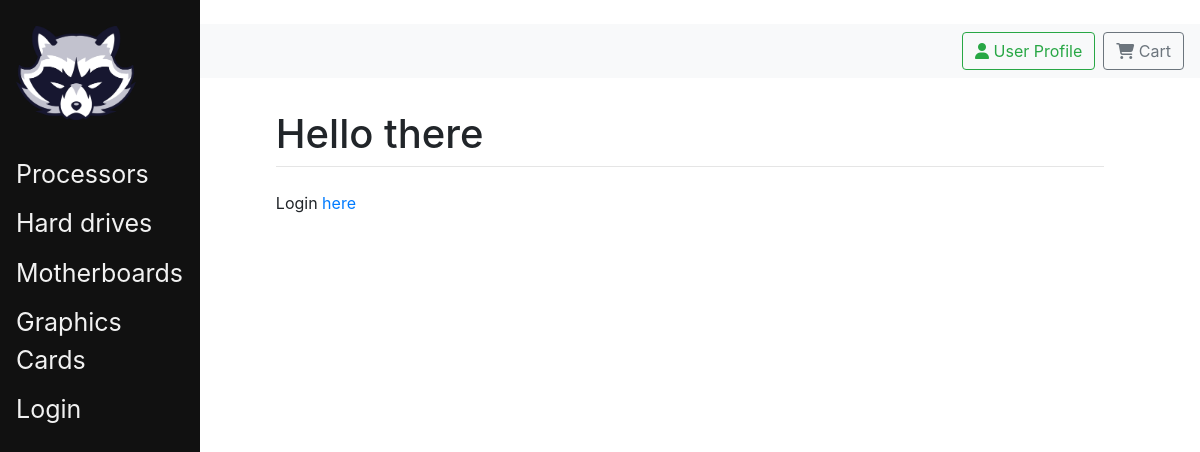
The page / on the database its author committed.
### mainApp/models.py (models this page shows)
class Category(models.Model):
    name = models.CharField(max_length=200)
    def __str__(self):
        return self.name

### mainApp/views.py (the view)
# urls.py: path('', views.home, name="home"),
def home(response):
    return render(response, "mainApp/home.html", {"categories": categories})

### mainApp/models.py (called while the page is built)
    def __str__(self):
        return self.name

### mainApp/templates/mainApp/home.html (shortened to what this page needs)
{% extends 'mainApp/base.html' %}

### mainApp/templates/mainApp/sidebar.html (shortened to what this page needs)
{% load static %}
<div class="container-fluid">
    <div class="row">
        <div class="col-lg-3 col-md-4">
            <div class="sidenav">
                <a href="/">
                    <img src="{% static 'media/images/logo.png' %}" alt="" class="sidebar-image">
                </a>
                <br>
                <ul>
                    {% if categories %}
                        {%  for cat in categories %}
                            {% if cat.subcategory_set.all %}
                                 <li class="nav-item">
                                    <a href="#" data-toggle="collapse" data-target="#createMenu{{ cat.pk }}">{{ cat }}</a>
                                 </li>
                            {% else %}
                                <li class="nav-item">
                                    <a class="nav-link" href="/category/{{ cat.pk }}">{{ cat }}</a>
                                </li>
                            {% endif %}
                        {% endfor %}
                    {% endif %}
                    <li class="nav-item">
                        {% if user.is_authenticated %}
                            <a class="nav-link" href="/logout">Logout</a>
                        {% else %}
                            <a class="nav-link" href="/login">Login</a>
                        {% endif %}
                    </li>
                </ul>
            </div>
        </div>
    </div>
</div>

### mainApp/static/mainApp/base.css (style rules this page uses)
.sidenav { height:100%; width:200px; position: fixed; z-index: 1; top: 0; left: 0; background-color: #111; overflow-x: hidden; padding-top: 20px; }
.sidenav a { padding: 6px 8px 6px 16px; text-decoration: none; font-size: 25px; color: #f1f1f1; display: block; }
.sidenav ul { list-style-type: none; padding-left: 0; }
.sidebar-image { width: 120px; height: auto; }

### rows shown on the page
Category: name "Processors"
Category: name "Hard drives"
Category: name "Motherboards"
Category: name "Graphics Cards"
